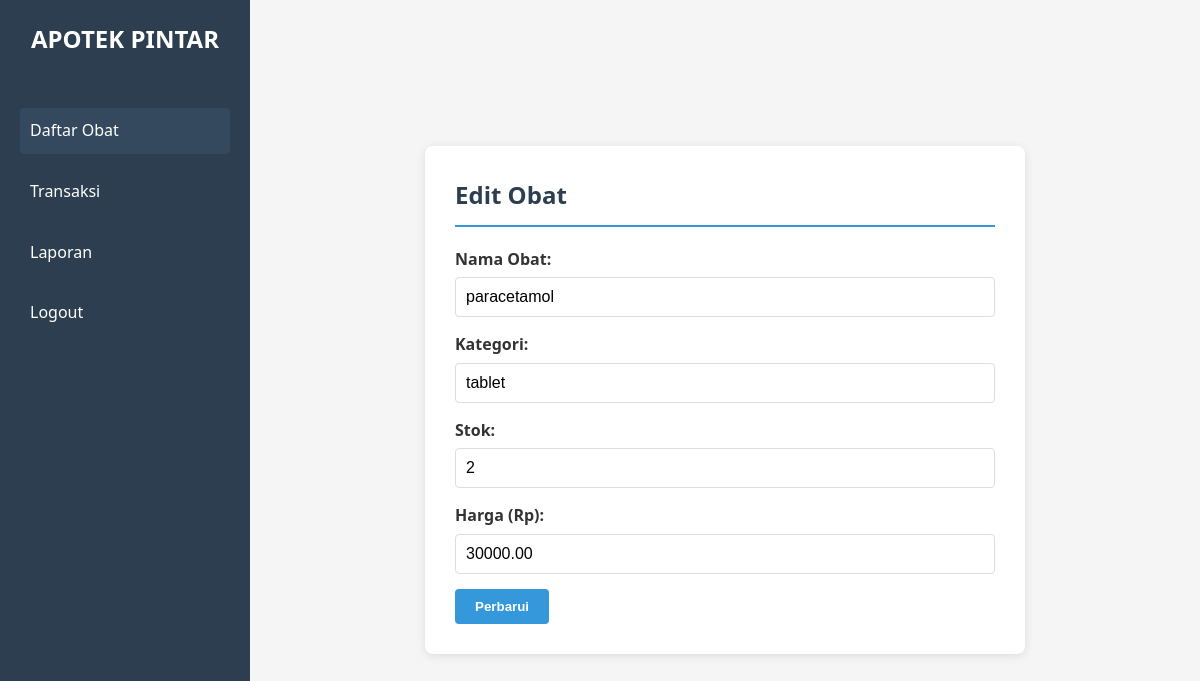
The page /admin/edit_obat.php?id=4 on the database its author committed.
### tables this page shows
CREATE TABLE `obat` (
  `id_obat` int(11) NOT NULL,
  `nama` varchar(50) NOT NULL,
  `stok` int(11) DEFAULT 0,
  `harga` decimal(10,2) NOT NULL,
  `kategori` varchar(20) NOT NULL
);

### admin/edit_obat.php (the view, shortened to what this page needs)
<?php include '../config.php';
if ($_SERVER['REQUEST_METHOD'] === 'GET' && isset($_GET['id'])) {
    $id_obat = $_GET['id'];
    $result = $conn->query("SELECT * FROM obat WHERE id_obat = $id_obat");
    $obat = $result->fetch_assoc();
}
?>
<!DOCTYPE html>
<html lang="id">
<head>
    <link rel="stylesheet" href="styles.css">
</head>
<body>
    <div class="sidebar">
        <div class="logo">
            <h1>APOTEK PINTAR</h1>
        </div>
        <nav>
            <a href="index.php" class="active">Daftar Obat</a>
            <a href="transaksi.php">Transaksi</a>
            <a href="report.php">Laporan</a>
            <a href="../index.html">Logout</a>
        </nav>
    </div>
    <main class="tambah-obat-main">
        <div class="form-container">
            <h2>Edit Obat</h2>
            <form action="edit_obat.php" method="POST">
                <div class="form-group">
                    <label for="nama">Nama Obat:</label>
                    <input type="text" id="nama" name="nama" value="<?php echo $obat['nama']; ?>" required>
                </div>
                <div class="form-group">
                    <label for="kategori">Kategori:</label>
                    <input type="text" id="kategori" name="kategori" value="<?php echo $obat['kategori']; ?>" required>
                </div>
                <div class="form-group">
                    <label for="stok">Stok:</label>
                    <input type="number" id="stok" name="stok" value="<?php echo $obat['stok']; ?>" min="0" required>
                </div>
                <div class="form-group">
                    <label for="harga">Harga (Rp):</label>
                    <input type="number" id="harga" name="harga" value="<?php echo $obat['harga']; ?>" min="0" step="0.01" required>
                </div>
                <button type="submit" class="btn-submit">Perbarui</button>
            </form>
        </div>
    </main>
</body>
</html>

### admin/styles.css (style rules this page uses)
* { box-sizing: border-box; margin: 0; padding: 0; }
body { font-family: 'Segoe UI', Tahoma, Geneva, Verdana, sans-serif; line-height: 1.6; color: #333; background-color: #f5f5f5; display: flex; min-height: 100vh; }
.sidebar { width: 250px; background-color: #2c3e50; color: white; padding: 20px; display: flex; flex-direction: column; }
.logo { margin-bottom: 20px; }
.sidebar h1 { font-size: 24px; text-align: center; margin-bottom: 30px; }
.sidebar nav { display: flex; flex-direction: column; gap: 15px; }
.sidebar a { color: white; text-decoration: none; padding: 10px; border-radius: 4px; transition: background-color 0.3s; }
.sidebar a:hover, .sidebar a.active { background-color: #34495e; }
main { flex: 1; padding: 20px; }
h2 { margin-bottom: 20px; color: #2c3e50; border-bottom: 2px solid #3498db; padding-bottom: 10px; }
.btn-submit { background-color: #3498db; color: white; padding: 10px 20px; border: none; border-radius: 4px; cursor: pointer; font-weight: bold; }
.form-group { margin-bottom: 15px; }
label { display: block; margin-bottom: 5px; font-weight: bold; }
input[type="text"], input[type="number"], input[type="date"], select { width: 100%; padding: 10px; border: 1px solid #ddd; border-radius: 4px; font-size: 16px; }
form { max-width: 600px; }
.tambah-obat-main { flex: 1; display: flex; justify-content: center; align-items: center; padding: 20px; background-color: #f5f5f5; }
.form-container { width: 90%; max-width: 600px; background-color: white; padding: 30px; border-radius: 8px; box-shadow: 0 2px 10px rgba(0, 0, 0, 0.1); }

### rows shown on the page
obat: nama "paracetamol", kategori "tablet", stok "2", harga "30000.00"
